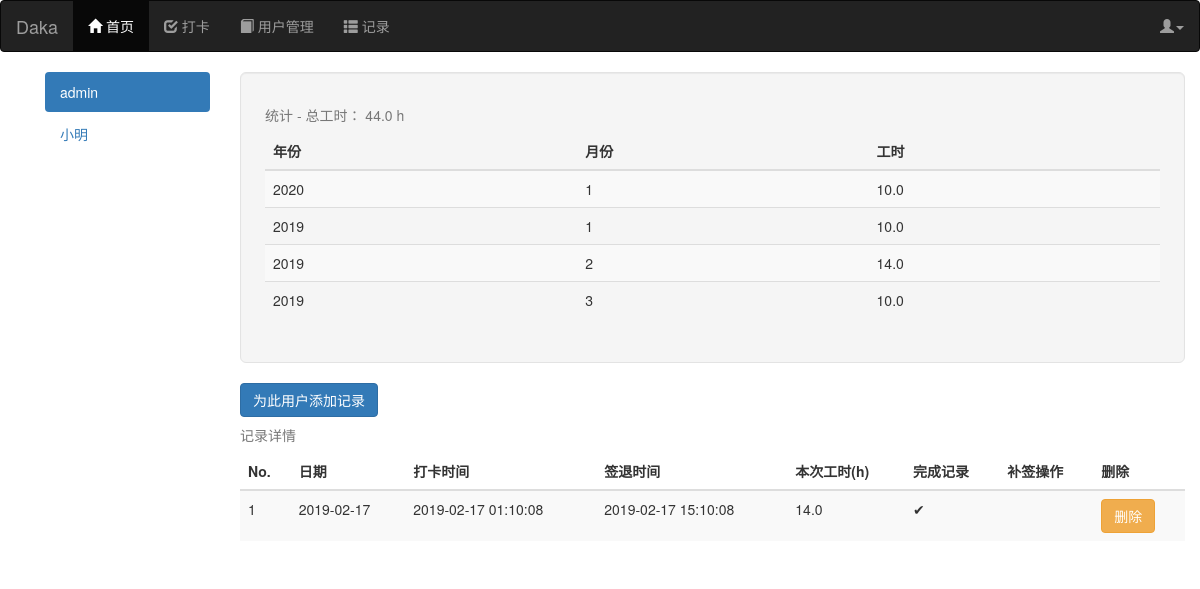
Page /main/record_admin/1?year=2019&month=2 (signed in) on the committed database.
### app/models.py (models this page shows, shortened)
class User(UserMixin,db.Model):
    __tablename__="users"
    id=db.Column(db.Integer,primary_key=True)
    username=db.Column(db.String(64),unique=True,index=True)
    password_hash=db.Column(db.String(128))
    nickname=db.Column(db.String(64))
    role_id=db.Column(db.Integer,db.ForeignKey("roles.id"))
    records=db.relationship("Record",backref="user",lazy="dynamic")
    @property
    def password(self):
        raise AttributeError("password is not a readable attribute")
    def can(self,permissions):
        return self.role is not None and (self.role.permissions & permissions)==permissions
    def is_admin(self):
        return self.can(Permission.ADMINISTER)

class Record(db.Model):
    __tablename__="records"
    id=db.Column(db.Integer,primary_key=True)
    date=db.Column(db.Date,index=True)
    year=db.Column(db.Integer)
    month=db.Column(db.Integer)
    clock_in_time=db.Column(db.DateTime)
    clock_out_time=db.Column(db.DateTime)
    clock_out=db.Column(db.Boolean,default=False)
    hours=db.Column(db.Float,default=0)
    user_id=db.Column(db.Integer,db.ForeignKey("users.id"),index=True)

### app/main/views.py (the view)
@main.route("/record_admin/<int:id>")
@login_required
@admin_required
def record_admin(id=-1):
    if id==-1:
        id=current_user.id
    year=request.args.get("year",0)
    month=request.args.get("month",0)
    users=User.query.all()
    user=User.query.filter_by(id=id).first()
    worktime=Record.query.filter_by(user=user).with_entities(func.sum(Record.hours)).first()[0]
    data=generate_summary_data(user)
    records=Record.query.filter_by(user=user,year=year,month=month).order_by(Record.date.desc()).all()
    return render_template("main/record_admin.html",users=users,records=enumerate(records),user=user,worktime=worktime,data=data)

### app/decorateors.py (called while the page is built)
def permission_required(permissions):
    def decorator(f):
        @wraps(f)
        def decorator_function(*args,**kwargs):
            if not current_user.can(permissions):
                abort(403)
            return f(*args,**kwargs)
        return decorator_function
    return decorator

### app/main/views.py (called while the page is built)
def generate_summary_data(user):
    ret=[]
    user_query=Record.query.filter_by(user=user)
    years=user_query.with_entities(func.distinct(Record.year)).all()
    for year in years:
        months=user_query.filter_by(year=year[0]).with_entities(func.distinct(Record.month)).all()
        for month in months:
            node={
                "year":year[0],
                "month":month[0],
                "worktime":user_query.filter_by(year=year[0],month=month[0]).with_entities(func.sum(Record.hours)).first()[0]
            }
            ret.append(node)
    return ret

### app/models.py (called while the page is built)
@login_manager.user_loader
def load_user(user_id):
    return User.query.get(int(user_id))

### app/templates/main/record_admin.html (shortened to what this page needs)
{% extends "base.html" %}
{% block page_content %}
<div class="container">
    <div class="row">
        <div class="col-md-2 pre-scrollable">
            <ul class="nav nav-pills nav-stacked">
                {% for u in users %}
                {% if u.id!=user.id %}
                <li><a href="/main/record_admin/{{ u.id }}">{{ u.nickname }}</a></li>
                {% else %}
                <li class="active"><a href="/main/record_admin/{{ u.id }}">{{ u.nickname }}</a></li>
                {% endif %}
                {% endfor %}
            </ul>
        </div>
        <div class="col-md-10">
            <div class="well well-lg pre-scrollable">
                <table class="table table-striped">
                    <caption>统计 - 总工时： {{ worktime | round(2,"floor") }} h</caption>
                    <thead>
                        <tr>
                            <th>年份</th>
                            <th>月份</th>
                            <th>工时</th>
                        </tr>
                    </thead>
                    <tbody>
                        {% for i in data %}
                        <tr onclick="location.href='/main/record_admin/{{ user.id }}?year={{ i.year }}&month={{ i.month }}';">
                            <td>{{ i.year }}</td>
                            <td>{{ i.month }}</td>
                            <td>{{ i.worktime | round(2,"floor") }}</td>
                        </tr>
                        {% endfor %}
                    </tbody>
                </table>
            </div>
            <a href="/main/record_admin/addrecord/{{ user.id }}"><button class="btn btn-primary">为此用户添加记录</button></a>
            <div>
                <table class="table table-striped">
                    <caption>记录详情</caption>
                    <thead>
                        <tr>
                            <th>No.</th>
                            <th>日期</th>
                            <th>打卡时间</th>
                            <th>签退时间</th>
                            <th>本次工时(h)</th>
                            <th>完成记录</th>
                            <th>补签操作</th>
                            <th>删除</th>
                        </tr>
                    </thead>
                    <tbody>
                        {% for i,r in records %}
                        <tr>
                            <td>{{ i+1 }}</td>
                            <td>{{ r.date }}</td>
                            <td>{{ r.clock_in_time }}</td>
                            <td>{{ r.clock_out_time }}</td>
                            <td>{{ r.hours | round(2,"floor") }}</td>
                            {% if r.clock_out %}
                            <td>✔</td>
                            {% else %}
                            <td>❌</td>
                            {% endif %}
                            {% if not r.clock_out %}
                            <td><a href="/main/record_admin/makeup/{{ r.id }}"><button
                                        class="btn btn-primary">补签</button></a></td>
                            {% else %}
                            <td></td>
                            {% endif %}
                            <td><a href="/main/record_admin/delete/{{ r.id }}"><button
                                        class="btn btn-warning">删除</button></a></td>
                        </tr>
                        {% endfor %}
                    </tbody>
                </table>
            </div>
        </div>
    </div>
</div>
{% endblock %}

### rows in the picture
User: nickname "admin"
User: nickname "小明"
Record: i "1", date "2019-02-17", clock_in_time "2019-02-17 01:10:08", clock_out_time "2019-02-17 15:10:08", hours "14.0", clock_out True (drawn)

### other values in the picture
{{ worktime | round(2,"floor") }} "44.0"
{{ i.year }} "2020" "2019" "2019" "2019"
{{ i.month }} "1" "1" "2" "3"
{{ i.worktime | round(2,"floor") }} "10.0" "10.0" "14.0" "10.0"
